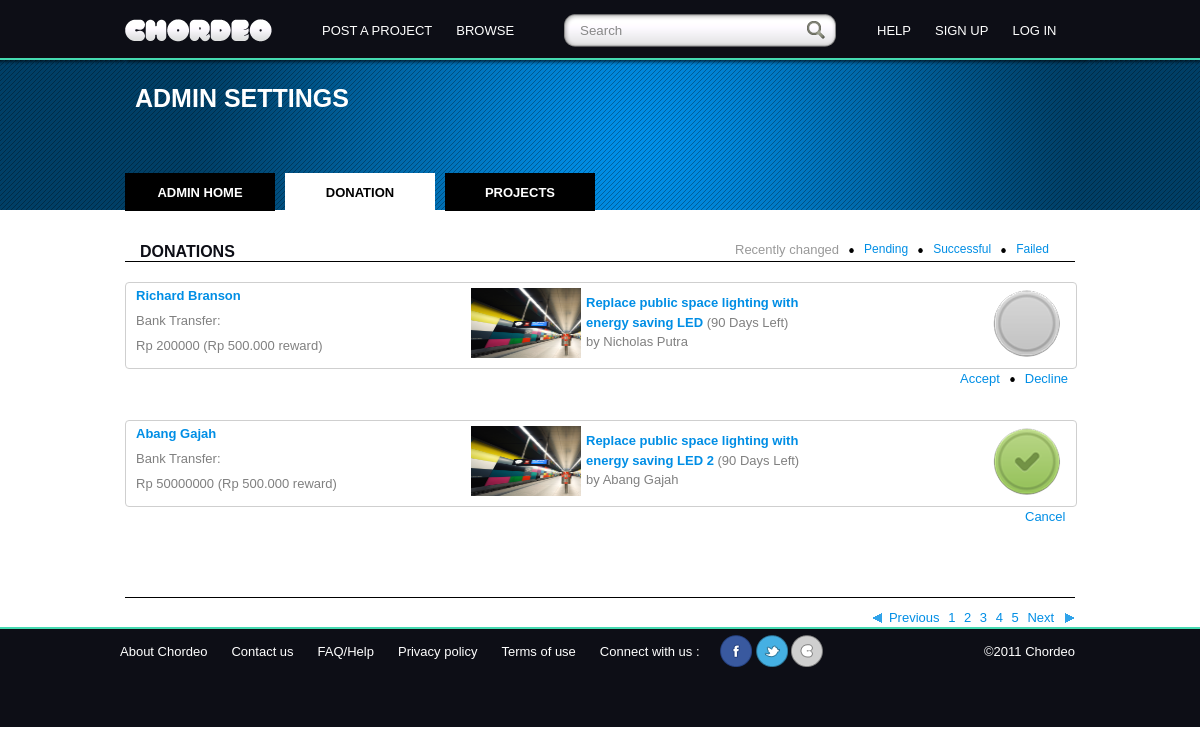
Page /index.php/adminchordeo/donation on the committed database.
### tables this page shows
CREATE TABLE IF NOT EXISTS `ch_donations` (
  `donation_id` int(5) NOT NULL AUTO_INCREMENT,
  `amount` varchar(50) NOT NULL,
  `time` date NOT NULL,
  `reward_status` varchar(30) NOT NULL,
  `donation_status` varchar(30) NOT NULL DEFAULT 'pending',
  `bank_transfer` varchar(10) NOT NULL,
  `user_id` int(5) NOT NULL,
  `project_id` int(3) NOT NULL,
  PRIMARY KEY (`donation_id`),
  KEY `fk_ch_donations_ch_user1` (`user_id`),
  KEY `fk_ch_donations_ch_project1` (`project_id`)
);

CREATE TABLE IF NOT EXISTS `ch_user` (
  `user_id` int(5) NOT NULL AUTO_INCREMENT,
  `avatar` varchar(100) DEFAULT 'profile.png',
  `username` varchar(50) NOT NULL,
  `email` varchar(50) NOT NULL,
  `name` varchar(100) NOT NULL,
  `bio` text,
  `website` varchar(30) NOT NULL,
  `location` varchar(50) DEFAULT NULL,
  `password` varchar(50) NOT NULL,
  `type` varchar(20) NOT NULL DEFAULT 'user',
  PRIMARY KEY (`user_id`)
);

CREATE TABLE IF NOT EXISTS `ch_project` (
  `project_id` int(3) NOT NULL AUTO_INCREMENT,
  `project_name` varchar(100) NOT NULL,
  `pending_summary` text NOT NULL,
  `project_location` varchar(100) NOT NULL,
  `project_detail` text NOT NULL,
  `category` varchar(20) NOT NULL,
  `amount_funding` int(10) NOT NULL,
  `funding_duration` int(10) NOT NULL,
  `project_reward` varchar(30) NOT NULL,
  `funding_status` varchar(30) NOT NULL,
  `project_time` timestamp NOT NULL DEFAULT CURRENT_TIMESTAMP ON UPDATE CURRENT_TIMESTAMP,
  `project_status` varchar(20) NOT NULL,
  `project_image` varchar(45) DEFAULT NULL,
  `project_video` varchar(45) DEFAULT NULL,
  `project_home` text,
  `project_update` text,
  `project_user_id` int(5) NOT NULL,
  `featured` int(1) NOT NULL,
  PRIMARY KEY (`project_id`),
  KEY `fk_ch_project_ch_user` (`project_user_id`)
);

### application/controllers/adminchordeo.php (called while the page is built, shortened)
<?php if ( ! defined('BASEPATH')) exit('No direct script access allowed');
class Adminchordeo extends CI_Controller {
    public function donation()
    {
        $data['donation_list']=$this->admindataloader->donation();
    }
}

### index.php (called while the page is built, shortened)
<?php
require_once BASEPATH.'core/CodeIgniter.php';

### application/models/admindataloader.php (the view, shortened to what this page needs)
<?php if ( ! defined('BASEPATH')) exit('No direct script access allowed');
class Admindataloader extends CI_Model {
    function donation()
    {
        $rs = '<div class="title grid_24">
                    <p class="grid_3"><b>DONATIONS</b></p>
                    <div class="action grid_10 push_11">
                        <ul>
                            <li>Recently changed</li>
                            <li><img src="assets/images/list.png"></li>
                            <a href="#"><li>Pending</li></a>
                            <li><img src="assets/images/list.png"></li>
                            <a href="#"><li>Successful</li></a>
                            <li><img src="assets/images/list.png"></li>
                            <a href="#"><li>Failed</li></a>
                        </ul>
                    </div>
		</div>
		<div class="clear"></div>
		<div class="break"></div>
                <div class="clear"></div>
		<div class="break"></div>';
        $this->db->select('*');
        $this->db->from('ch_donations');
        $this->db->join('ch_project', 'ch_project.project_id = ch_donations.project_id');
        $q = $this->db->get();
        foreach($q->result_array() as $row)
        {
            if($row["donation_status"]=="pending")
            {
                $disk = "gray_disk.png";
                $button = '<ul>
                                <li><a href="adminchordeo/verification/'.$row["donation_id"].'/1">Accept</a></li>
                                <li><img src="assets/images/list.png"></li>
                                <li><a href="adminchordeo/verification/'.$row["donation_id"].'/2">Decline</a></li>
                            </ul>';
                $class = 'grid_4 push_20 omega';
            } elseif ($row["donation_status"]=="true"){
                $disk = "true.png";
                $button = '<a href="adminchordeo/verification/'.$row["donation_id"].'/0">Cancel</a>';
                $class = 'grid_2 push_22 cancel';
            } elseif ($row["donation_status"]=="false"){
                $disk = "false.png";
                $button = '<a href="adminchordeo/verification/'.$row["donation_id"].'/0">Cancel</a>';
                $class = 'grid_2 push_22 cancel';
            }
            $s=$this->db->get_where("ch_user",array("user_id"=>$row['user_id']));
            $user=$s->row();
            $s=$this->db->get_where("ch_user",array("user_id"=>$row['project_user_id']));
            $project_user=$s->row();
            $rs .= '<div class="content_donation grid_24">';
            $rs .='<div class="grid_7 name">
                        <p><a href="#">'.$user->name.'</a></p>
                        <p>Bank Transfer: '.$row["bank_transfer"].'</p>
                        <p>Rp '.$row["amount"].' (Rp 500.000 reward)</p>
                        </div>
                        <div class="grid_9 push_1 name">
                        <img src="assets/images/'.$row["project_image"].'" class="grid_3">
                        <a href="#">'.$row["project_name"].'</a>
                        ('.$row["funding_duration"].' Days Left) <br>
                         by '.$project_user->name.'
                        </div>
                        <div class="grid_2 push_5"><img src="assets/images/'.$disk.'"/></div>
                    </div>';
            $rs .= '<div class="clear"></div>';
            $rs .= '<div class="action '.$class.'">';
            $rs .= $button;
            $rs .= '</div>';
            $rs .= '<div class="clear"></div><div class="space"></div>';
        }
        $rs .= '<div class="clear"></div>
		<div class="space"></div>';
        return $rs;
    }
}

### assets/960gs/960.css (style rules this page uses)
body { min-width: 960px; }
.grid_1, .grid_2, .grid_3, .grid_4, .grid_5, .grid_6, .grid_7, .grid_8, .grid_9, .grid_10, .grid_11, .grid_12, .grid_13, .grid_14, .grid_15, .grid_16 { display: inline; float: left; margin-left: 10px; margin-right: 10px; }
.push_1, .pull_1, .push_2, .pull_2, .push_3, .pull_3, .push_4, .pull_4, .push_5, .pull_5, .push_6, .pull_6, .push_7, .pull_7, .push_8, .pull_8, .push_9, .pull_9, .push_10, .pull_10, .push_11, .pull_11, .push_12, .pull_12, .push_13, .pull_13, .push_14, .pull_14, .push_15, .pull_15 { position: relative; }
.omega { margin-right: 0; }

### assets/960gs/960_24_col.css (style rules this page uses)
body { min-width: 960px; }
.grid_1, .grid_2, .grid_3, .grid_4, .grid_5, .grid_6, .grid_7, .grid_8, .grid_9, .grid_10, .grid_11, .grid_12, .grid_13, .grid_14, .grid_15, .grid_16, .grid_17, .grid_18, .grid_19, .grid_20, .grid_21, .grid_22, .grid_23, .grid_24 { display: inline; float: left; margin-left: 5px; margin-right: 5px; }
.push_1, .pull_1, .push_2, .pull_2, .push_3, .pull_3, .push_4, .pull_4, .push_5, .pull_5, .push_6, .pull_6, .push_7, .pull_7, .push_8, .pull_8, .push_9, .pull_9, .push_10, .pull_10, .push_11, .pull_11, .push_12, .pull_12, .push_13, .pull_13, .push_14, .pull_14, .push_15, .pull_15, .push_16, .pull_16, .push_17, .pull_17, .push_18, .pull_18, .push_19, .pull_19, .push_20, .pull_20, .push_21, .pull_21, .push_22, .pull_22, .push_23, .pull_23 { position: relative; }
.omega { margin-right: 0; }
.container_24 .grid_2 { width: 70px; }
.container_24 .grid_3 { width: 110px; }
.container_24 .grid_4 { width: 150px; }
.container_24 .grid_7 { width: 270px; }
.container_24 .grid_9 { width: 350px; }
.container_24 .grid_10 { width: 390px; }
.container_24 .grid_24 { width: 950px; }
.container_24 .push_1 { left: 40px; font-weight: normal; }
.container_24 .push_5 { left: 200px; }
.container_24 .push_11 { left: 440px; }
.container_24 .push_20 { left: 800px; }
.container_24 .push_22 { left: 880px; }

### assets/style/style.css (style rules this page uses)
body { font-family:Helvetica, Arial, sans-serif; font: 13px/1.5 Helvetica, Arial, sans-serif; }
ul { list-style: disc; }
li { margin-left: 30px; }
p, dl, hr, h1, h2, h3, h4, h5, h6, ol, ul, pre, table, address, fieldset, figure { margin-bottom: 20px; }
.space { height:30px; background:#FFFFFF; }
.break { height:10px; }
.title { color:#000000; border-bottom:1px solid black; }
.title p { margin-bottom:-20px; padding-left:10px; font-size:16px; color:#0d0e16; }
.title a { color:#008ee5; text-decoration:none; font-size:12px; margin-left:820px; }
.content_donation { border:1px solid #cfcfcf; border-radius:4px; padding-top:5px; color:#808080; }
.name { margin:5px 10px 0 10px; color:#99999; }
.name a { color:#008ee5; text-decoration:none; font-weight:bold; }
.name p { line-height:5px; }
.name img { height:70px; border:none; margin-top:-5px; }
.action { margin-left:40px; color:#999; }
.action ul li { float:left; margin-left:0; list-style-type:none; }
.action ul li img { padding: 8px 10px; }
.action a { color:#008ee5; text-decoration:none; }
.cancel { margin-left:-5px; padding-left:30px; }

### rows in the picture
ch_donations: ch_user.name "Richard Branson", amount "200000", project.project_image (picture), project.project_name "Replace public space lighting with energy saving LED", project.funding_duration "90", ch_user.name "Nicholas Putra", shows a picture
ch_donations: ch_user.name "Abang Gajah", amount "50000000", project.project_image (picture), project.project_name "Replace public space lighting with energy saving LED 2", project.funding_duration "90", donation_status (picture)
